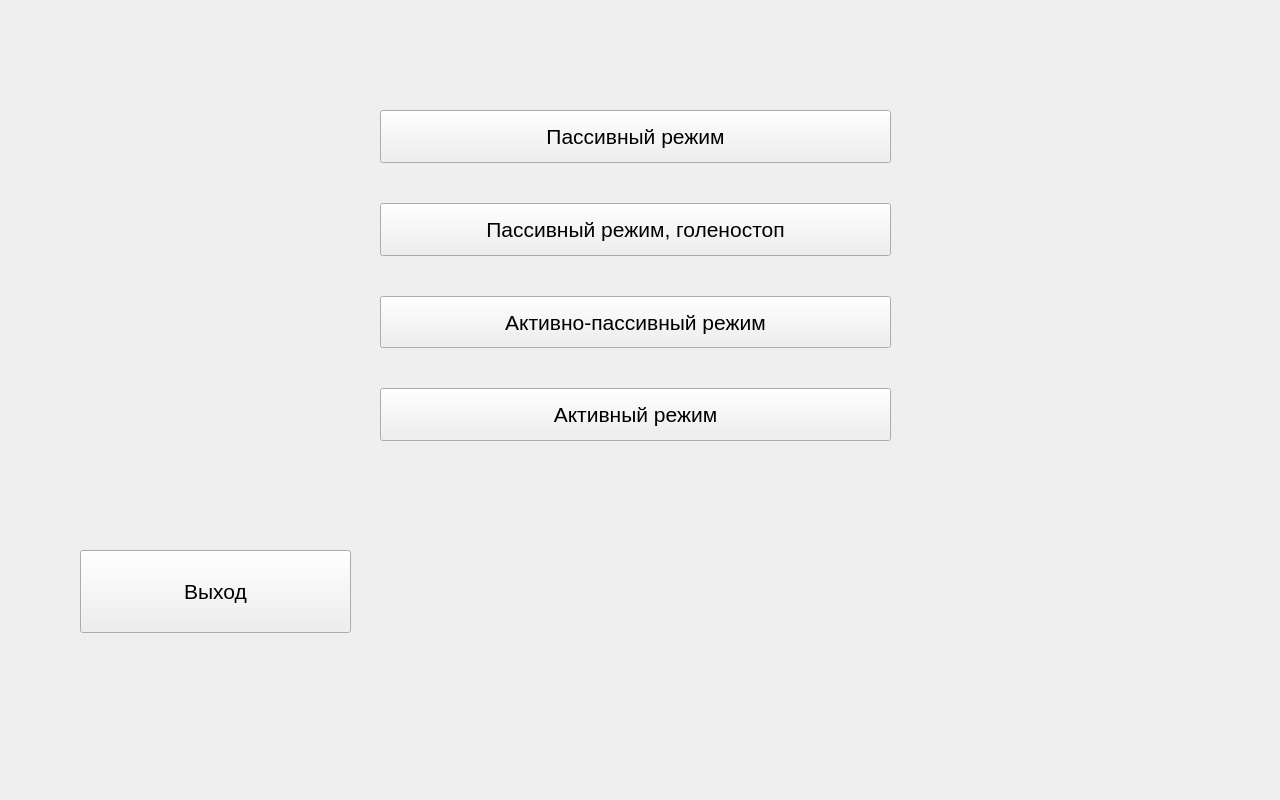
<?xml version="1.0" encoding="UTF-8"?>
<ui version="4.0">
 <class>ModeSelectionPage</class>
 <widget class="QWidget" name="ModeSelectionPage">
  <property name="geometry">
   <rect>
    <x>0</x>
    <y>0</y>
    <width>1280</width>
    <height>800</height>
   </rect>
  </property>
  <property name="sizePolicy">
   <sizepolicy hsizetype="Preferred" vsizetype="Maximum">
    <horstretch>0</horstretch>
    <verstretch>0</verstretch>
   </sizepolicy>
  </property>
  <property name="windowTitle">
   <string>Form</string>
  </property>
  <widget class="QWidget" name="verticalLayoutWidget">
   <property name="geometry">
    <rect>
     <x>380</x>
     <y>110</y>
     <width>511</width>
     <height>331</height>
    </rect>
   </property>
   <layout class="QVBoxLayout" name="verticalLayout">
    <property name="spacing">
     <number>40</number>
    </property>
    <property name="sizeConstraint">
     <enum>QLayout::SetMaximumSize</enum>
    </property>
    <item>
     <widget class="QPushButton" name="pushButtonPassive">
      <property name="sizePolicy">
       <sizepolicy hsizetype="Minimum" vsizetype="Expanding">
        <horstretch>0</horstretch>
        <verstretch>0</verstretch>
       </sizepolicy>
      </property>
      <property name="font">
       <font>
        <pointsize>16</pointsize>
       </font>
      </property>
      <property name="text">
       <string>Пассивный режим</string>
      </property>
     </widget>
    </item>
    <item>
     <widget class="QPushButton" name="pushButtonAnklePassive">
      <property name="sizePolicy">
       <sizepolicy hsizetype="Minimum" vsizetype="Expanding">
        <horstretch>0</horstretch>
        <verstretch>0</verstretch>
       </sizepolicy>
      </property>
      <property name="font">
       <font>
        <pointsize>16</pointsize>
       </font>
      </property>
      <property name="text">
       <string>Пассивный режим, голеностоп</string>
      </property>
     </widget>
    </item>
    <item>
     <widget class="QPushButton" name="pushButtonActivePassive">
      <property name="sizePolicy">
       <sizepolicy hsizetype="Minimum" vsizetype="Expanding">
        <horstretch>0</horstretch>
        <verstretch>0</verstretch>
       </sizepolicy>
      </property>
      <property name="font">
       <font>
        <pointsize>16</pointsize>
       </font>
      </property>
      <property name="text">
       <string>Активно-пассивный режим</string>
      </property>
     </widget>
    </item>
    <item>
     <widget class="QPushButton" name="pushButtonActive">
      <property name="sizePolicy">
       <sizepolicy hsizetype="Minimum" vsizetype="Expanding">
        <horstretch>0</horstretch>
        <verstretch>0</verstretch>
       </sizepolicy>
      </property>
      <property name="font">
       <font>
        <pointsize>16</pointsize>
       </font>
      </property>
      <property name="text">
       <string>Активный режим</string>
      </property>
     </widget>
    </item>
   </layout>
  </widget>
  <widget class="QPushButton" name="pushButtonExit">
   <property name="geometry">
    <rect>
     <x>80</x>
     <y>550</y>
     <width>271</width>
     <height>83</height>
    </rect>
   </property>
   <property name="sizePolicy">
    <sizepolicy hsizetype="Minimum" vsizetype="Expanding">
     <horstretch>0</horstretch>
     <verstretch>0</verstretch>
    </sizepolicy>
   </property>
   <property name="font">
    <font>
     <pointsize>16</pointsize>
    </font>
   </property>
   <property name="text">
    <string>Выход</string>
   </property>
  </widget>
 </widget>
 <resources/>
 <connections/>
</ui>
